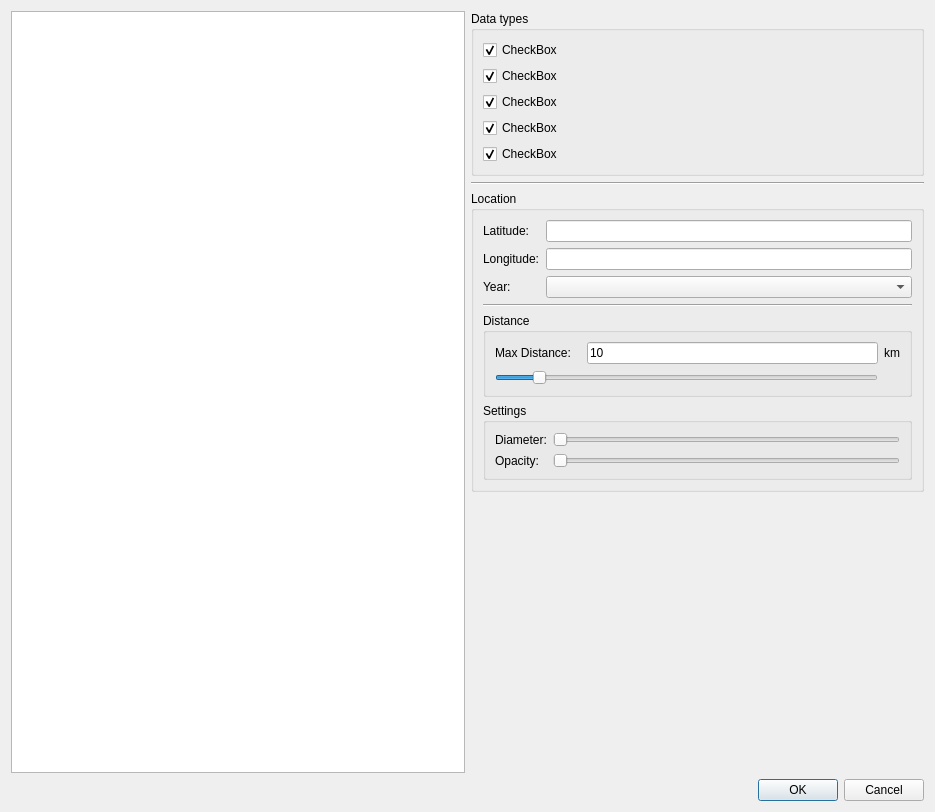
<?xml version="1.0" encoding="UTF-8"?>
<ui version="4.0">
 <class>DWDMap</class>
 <widget class="QDialog" name="DWDMap">
  <property name="geometry">
   <rect>
    <x>0</x>
    <y>0</y>
    <width>935</width>
    <height>812</height>
   </rect>
  </property>
  <property name="windowTitle">
   <string>Pick a location</string>
  </property>
  <layout class="QGridLayout" name="gridLayout_2">
   <item row="0" column="1">
    <layout class="QVBoxLayout" name="verticalLayout">
     <item>
      <widget class="QGroupBox" name="groupBox">
       <property name="title">
        <string>Data types</string>
       </property>
       <layout class="QVBoxLayout" name="verticalLayout_2">
        <item>
         <widget class="QCheckBox" name="checkBoxAirTemp">
          <property name="text">
           <string>CheckBox</string>
          </property>
          <property name="checked">
           <bool>true</bool>
          </property>
         </widget>
        </item>
        <item>
         <widget class="QCheckBox" name="checkBoxRadiation">
          <property name="text">
           <string>CheckBox</string>
          </property>
          <property name="checked">
           <bool>true</bool>
          </property>
         </widget>
        </item>
        <item>
         <widget class="QCheckBox" name="checkBoxPressure">
          <property name="text">
           <string>CheckBox</string>
          </property>
          <property name="checked">
           <bool>true</bool>
          </property>
         </widget>
        </item>
        <item>
         <widget class="QCheckBox" name="checkBoxWind">
          <property name="text">
           <string>CheckBox</string>
          </property>
          <property name="checked">
           <bool>true</bool>
          </property>
         </widget>
        </item>
        <item>
         <widget class="QCheckBox" name="checkBoxPrecipitation">
          <property name="text">
           <string>CheckBox</string>
          </property>
          <property name="checked">
           <bool>true</bool>
          </property>
         </widget>
        </item>
       </layout>
      </widget>
     </item>
     <item>
      <widget class="Line" name="line">
       <property name="orientation">
        <enum>Qt::Horizontal</enum>
       </property>
      </widget>
     </item>
     <item>
      <widget class="QGroupBox" name="groupBox_2">
       <property name="title">
        <string>Location</string>
       </property>
       <layout class="QGridLayout" name="gridLayout_3">
        <item row="0" column="0">
         <layout class="QGridLayout" name="gridLayout">
          <item row="2" column="1">
           <widget class="QLineEdit" name="lineEditLongitude"/>
          </item>
          <item row="3" column="1">
           <widget class="QComboBox" name="comboBoxYear">
            <property name="sizeAdjustPolicy">
             <enum>QComboBox::AdjustToMinimumContentsLength</enum>
            </property>
           </widget>
          </item>
          <item row="1" column="0">
           <widget class="QLabel" name="label">
            <property name="text">
             <string>Latitude:</string>
            </property>
           </widget>
          </item>
          <item row="2" column="0">
           <widget class="QLabel" name="label_2">
            <property name="text">
             <string>Longitude:</string>
            </property>
           </widget>
          </item>
          <item row="3" column="0">
           <widget class="QLabel" name="label_3">
            <property name="text">
             <string>Year:</string>
            </property>
           </widget>
          </item>
          <item row="1" column="1">
           <widget class="QLineEdit" name="lineEditLatitude"/>
          </item>
         </layout>
        </item>
        <item row="1" column="0">
         <widget class="Line" name="line_2">
          <property name="orientation">
           <enum>Qt::Horizontal</enum>
          </property>
         </widget>
        </item>
        <item row="2" column="0">
         <widget class="QGroupBox" name="groupBoxDistance">
          <property name="maximumSize">
           <size>
            <width>16777215</width>
            <height>16777215</height>
           </size>
          </property>
          <property name="title">
           <string>Distance </string>
          </property>
          <layout class="QGridLayout" name="gridLayout_5">
           <item row="0" column="3">
            <widget class="QLabel" name="label_7">
             <property name="text">
              <string>km</string>
             </property>
            </widget>
           </item>
           <item row="1" column="0" colspan="3">
            <widget class="QSlider" name="horizontalSliderDistance">
             <property name="maximum">
              <number>500</number>
             </property>
             <property name="value">
              <number>50</number>
             </property>
             <property name="orientation">
              <enum>Qt::Horizontal</enum>
             </property>
            </widget>
           </item>
           <item row="0" column="0">
            <widget class="QLabel" name="label_6">
             <property name="text">
              <string>Max Distance: </string>
             </property>
            </widget>
           </item>
           <item row="0" column="2">
            <widget class="QtExt::ValidatingLineEdit" name="lineEditDistance">
             <property name="text">
              <string>10</string>
             </property>
             <property name="readOnly">
              <bool>true</bool>
             </property>
            </widget>
           </item>
          </layout>
         </widget>
        </item>
        <item row="3" column="0">
         <widget class="QGroupBox" name="groupBox_3">
          <property name="title">
           <string>Settings</string>
          </property>
          <layout class="QGridLayout" name="gridLayout_4">
           <item row="0" column="1">
            <widget class="QSlider" name="horizontalSliderDiameter">
             <property name="orientation">
              <enum>Qt::Horizontal</enum>
             </property>
            </widget>
           </item>
           <item row="1" column="1">
            <widget class="QSlider" name="horizontalSliderOpacity">
             <property name="maximum">
              <number>255</number>
             </property>
             <property name="orientation">
              <enum>Qt::Horizontal</enum>
             </property>
            </widget>
           </item>
           <item row="0" column="0">
            <widget class="QLabel" name="label_4">
             <property name="text">
              <string>Diameter:</string>
             </property>
            </widget>
           </item>
           <item row="1" column="0">
            <widget class="QLabel" name="label_5">
             <property name="text">
              <string>Opacity:</string>
             </property>
            </widget>
           </item>
          </layout>
         </widget>
        </item>
       </layout>
      </widget>
     </item>
    </layout>
   </item>
   <item row="1" column="1">
    <spacer name="verticalSpacer">
     <property name="orientation">
      <enum>Qt::Vertical</enum>
     </property>
     <property name="sizeHint" stdset="0">
      <size>
       <width>20</width>
       <height>40</height>
      </size>
     </property>
    </spacer>
   </item>
   <item row="2" column="0" colspan="2">
    <widget class="QDialogButtonBox" name="buttonBox">
     <property name="orientation">
      <enum>Qt::Horizontal</enum>
     </property>
     <property name="standardButtons">
      <set>QDialogButtonBox::Cancel|QDialogButtonBox::Ok</set>
     </property>
    </widget>
   </item>
   <item row="0" column="0" rowspan="2">
    <widget class="DWDGraphicsView" name="graphicsViewMap">
     <property name="sizeAdjustPolicy">
      <enum>QAbstractScrollArea::AdjustToContents</enum>
     </property>
     <property name="viewportUpdateMode">
      <enum>QGraphicsView::SmartViewportUpdate</enum>
     </property>
    </widget>
   </item>
  </layout>
 </widget>
 <customwidgets>
  <customwidget>
   <class>QtExt::ValidatingLineEdit</class>
   <extends>QLineEdit</extends>
   <header>QtExt_ValidatingLineEdit.h</header>
   <slots>
    <signal>editingFinishedSuccessfully()</signal>
   </slots>
  </customwidget>
  <customwidget>
   <class>DWDGraphicsView</class>
   <extends>QGraphicsView</extends>
   <header location="global">DWDGraphicsView.h</header>
  </customwidget>
 </customwidgets>
 <resources/>
 <connections>
  <connection>
   <sender>buttonBox</sender>
   <signal>accepted()</signal>
   <receiver>DWDMap</receiver>
   <slot>accept()</slot>
   <hints>
    <hint type="sourcelabel">
     <x>248</x>
     <y>254</y>
    </hint>
    <hint type="destinationlabel">
     <x>157</x>
     <y>274</y>
    </hint>
   </hints>
  </connection>
  <connection>
   <sender>buttonBox</sender>
   <signal>rejected()</signal>
   <receiver>DWDMap</receiver>
   <slot>reject()</slot>
   <hints>
    <hint type="sourcelabel">
     <x>316</x>
     <y>260</y>
    </hint>
    <hint type="destinationlabel">
     <x>286</x>
     <y>274</y>
    </hint>
   </hints>
  </connection>
 </connections>
</ui>
